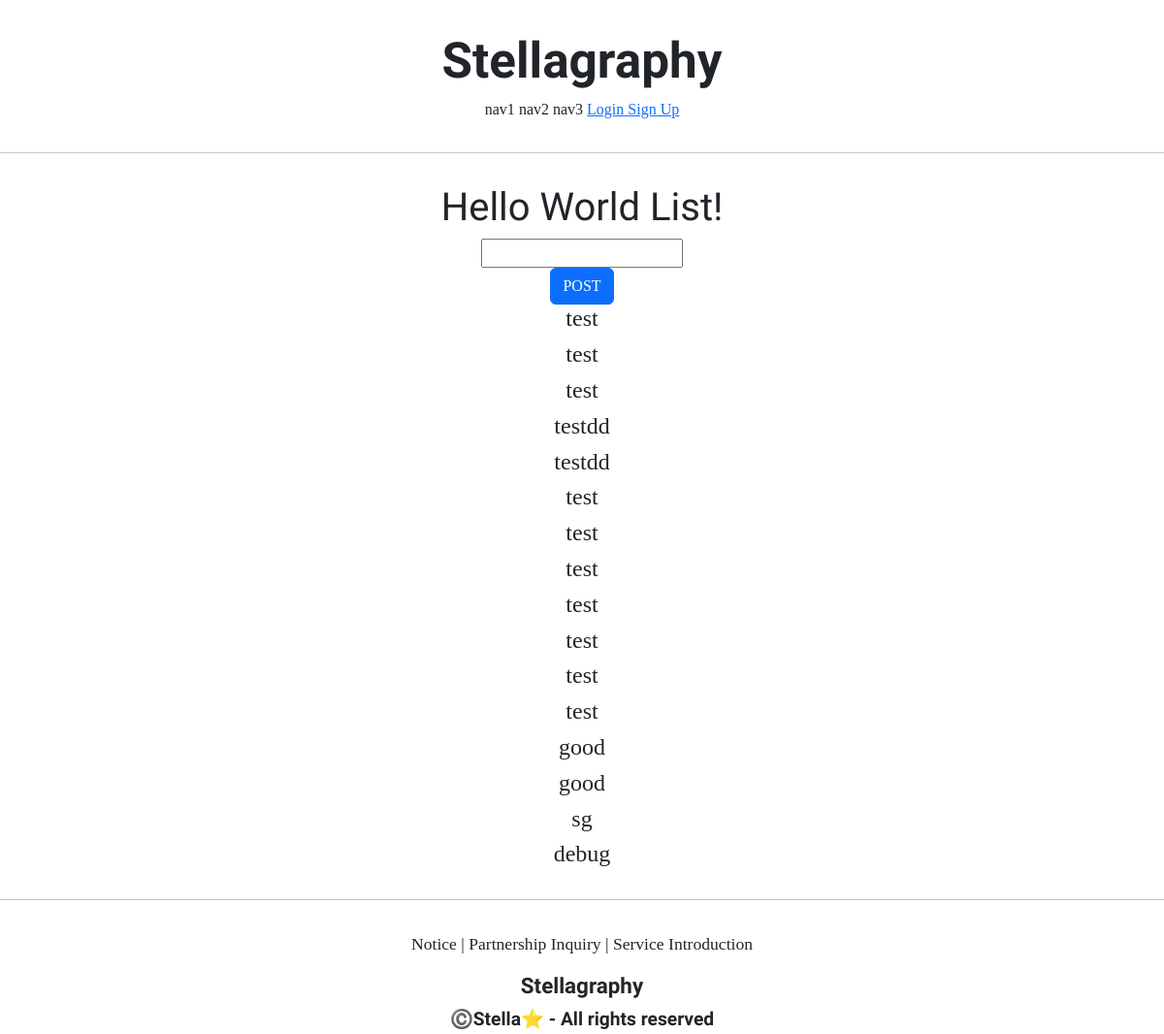
The page /account/hello_world/ on the database as committed earlier.
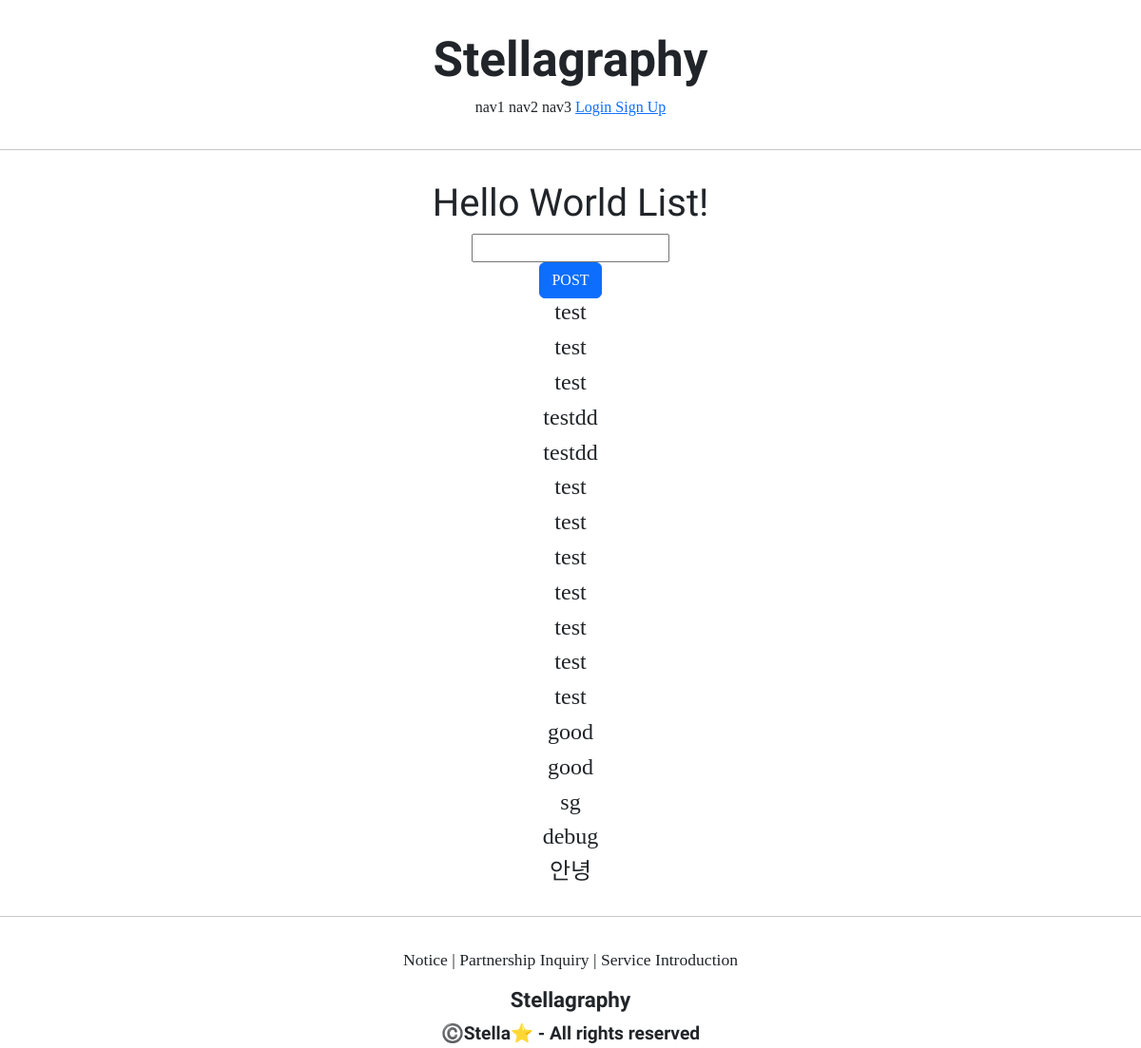
The same page on the database as committed later.
### accountapp/models.py (models this page shows)
class HelloWorld(models.Model):
    text = models.CharField(max_length=255, null=False)

### accountapp/views.py (the view)
# urls.py: path('hello_world/', hello_world, name='hello_world'),
def hello_world(request):
    if request.method == "POST":
        temp = request.POST.get('hello_world_input')
        new_hello_world = HelloWorld()
        new_hello_world.text = temp
        new_hello_world.save()
        return HttpResponseRedirect(reverse('accountapp:hello_world'))
    else:
        hello_world_list = HelloWorld.objects.all()
        return render(request, 'accountapp/hello_world.html', context={'hello_world_list': hello_world_list})

### accountapp/templates/accountapp/hello_world.html (shortened to what this page needs)
{% extends 'base.html' %}
{% block content %}
    <div style="border-radius: 1rem; margin: 2rem; text-align: center">
        <h1 style="font-family: 'Sedan', serif;">
            Hello World List!
        </h1>
        <form action="/account/hello_world/" method="post">
            <div>
                <input type="text" name="hello_world_input">
            </div>
            <div>
                <input type="submit" class="btn btn-primary" value="POST">
            </div>
        </form>
        {% if hello_world_list %}
            {% for hello_world in hello_world_list %}
            <h4>
                {{ hello_world.text }}
            </h4>
            {% endfor %}
        {% endif %}
    </div>
{% endblock %}

### templates/base.html
<!DOCTYPE html>
<html lang="en">
{% include 'head.html' %}
<body style="font-family: 'NanumSquareR';">
    {% include 'header.html' %}
    <hr>
    {% block content %}
    {% endblock %}
    <hr>
    {% include 'footer.html' %}
</body>
</html>

### templates/head.html (shortened to what this page needs)
{% load static %}
<head>
    <link href="https://cdn.jsdelivr.net/npm/bootstrap@5.3.3/dist/css/bootstrap.min.css" rel="stylesheet">
    <link rel="stylesheet" type="text/css" href="{% static 'base.css' %}">
</head>

### templates/header.html (shortened to what this page needs)
    <div class="stellagraphy_header">
        <div>
            <h1 class="stellagraphy_logo_header">Stellagraphy</h1>
        </div>
        <div>
            <span>nav1</span>
            <span>nav2</span>
            <span>nav3</span>
            {% if not user.is_authenticated %}
            <a href="{% url 'accountapp:login' %}?next={{ request.path }}">
                <span>Login</span>
            </a>
            <a href="{% url 'accountapp:create' %}">
                <span> Sign Up</span>
            </a>
            {% endif %}
        </div>
    </div>

### templates/footer.html
    <div class="stellagraphy_footer">
        <div class="stellagraphy_footer_button" >
            <span>Notice    |</span>
            <span>Partnership Inquiry     |</span>
            <span>Service Introduction</span>
        </div>
        <div style="margin-top: 1rem;">
            <h6 class="stellagraphy_logo_footer">Stellagraphy</h6>
        </div>
        <div class="stellagraphy_right_footer">©️Stella⭐ - All rights reserved</div>
    </div>

### static/base.css (style rules this page uses)
.stellagraphy_logo_header { font-family: 'Sedan', serif; font-weight: bold; font-size: 3.2rem; }
.stellagraphy_logo_footer { font-family: 'Sedan', serif; font-weight: bold; font-size: 1.4rem; }
.stellagraphy_footer_button { font-size: 1.1rem; }
.stellagraphy_footer { text-align: center; margin-top: 2rem; }
.stellagraphy_right_footer { font-family: 'Sedan', serif; font-weight: bold; font-size: 1.2rem; }
.stellagraphy_header { text-align: center; margin: 2rem 0; }

Rows that differ between the two databases and show on the page:
added HelloWorld: text "안녕"
